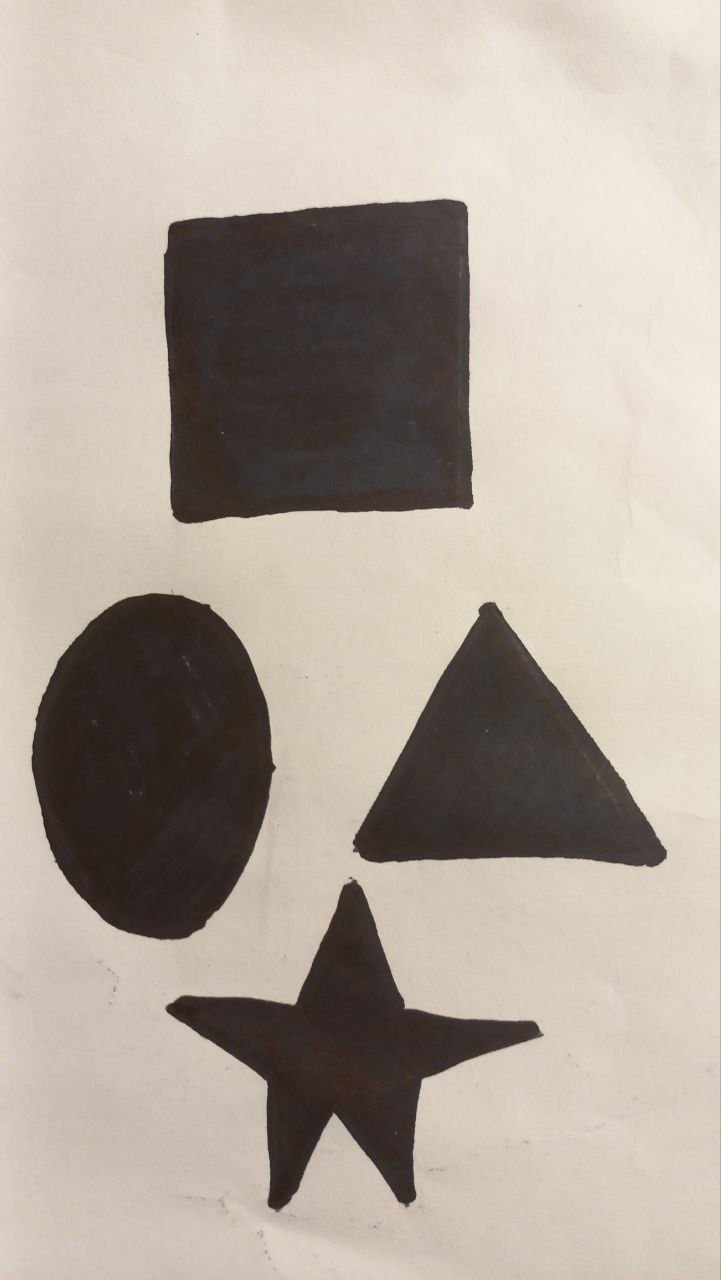
#> input picture Images/figures.png, 721 x 1280 px, found by its file name
$ python HW_lesson5.py
#> lines starting #> are read from the running program, lines starting #| are printed output that depends on the picture; after the words box and inside, x2 and y2 are one past the last pixel; in counts of white or black regions, pixels touching at a corner belong together
import cv2
import numpy as np
img = cv2.imread('Images/figures.png')
#> img is the input picture: shape (1280, 721, 3); mean B, G, R 155.3, 166.4, 176.5
scale = 2
img = cv2.resize(img, (int(img.shape[1] // scale), int(img.shape[0] // scale)))
#> img: shape (640, 360, 3)
img_copy = img.copy()
img = cv2.GaussianBlur(img, (7,7), 2)
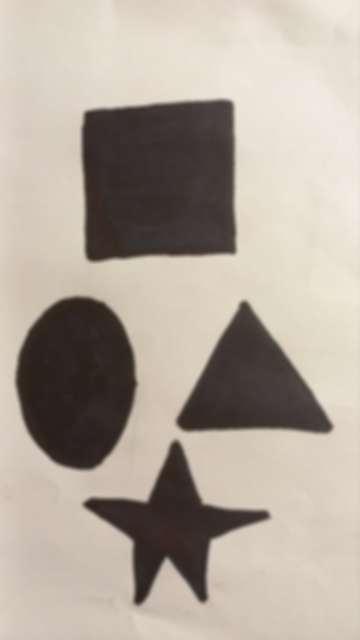
#> img: shape (640, 360, 3); mean B, G, R 155.4, 166.4, 176.6
img = cv2.cvtColor(img, cv2.COLOR_BGR2HSV)
#> img: shape (640, 360, 3); mean H, S, V 15, 36, 176.6

lower = np.array([0, 40, 0])
upper = np.array([179, 255, 255])
mask = cv2.inRange(img, lower, upper)
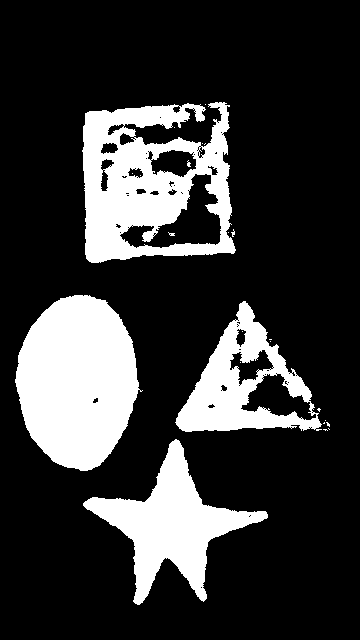
#> mask: shape (640, 360); 21.5% white; 24 white regions (20 under 20 px)
result = cv2.bitwise_and(img, img, mask=mask)
#> result: shape (640, 360, 3); mean H, S, V 2, 13.5, 12.5

contours, _ = cv2.findContours(mask, cv2.RETR_EXTERNAL, cv2.CHAIN_APPROX_SIMPLE)
#> contours = 18 contours, 14 with area under 20; largest, box (x1, y1, x2, y2) and area: (82, 102, 236, 263) 19461, (15, 295, 143, 471) 16184, (175, 301, 322, 432) 10058, (83, 439, 268, 605) 9761

for cnt in contours:
    area = cv2.contourArea(cnt)
    if area > 1000:
        x, y, w, h = cv2.boundingRect(cnt)
        cv2.rectangle(img_copy, (x, y), (x + w, y + h), (0, 255, 0), 2)
        text_y = y - 5 if y - 5 > 10 else y + 15
        perimeter = cv2.arcLength(cnt, True)
        text = f'x: {x}, y: {y}, S: {int(area)}, P: {int(perimeter)}'
        M = cv2.moments(cnt)
        if M['m00'] != 0:
            cx = int(M['m10'] / M['m00'])
            cy = int(M['m01'] / M['m00'])
        aspect_ratio = round(w / h, 2)
        compactness = round((4 * np.pi * area) / (perimeter **2), 2)
        approx = cv2.approxPolyDP(cnt, 0.01 * perimeter, True)
        if len(approx) == 4:
            shape = 'Quadrangle'
        elif len(approx) == 3:
            shape = 'Triangle'
        elif len(approx) > 8:
            shape = 'Oval'
        elif len(approx) == 5:
            shape = 'Pentagon/Star'
        else:
            shape = 'Another figure'

        cv2.rectangle(img_copy, (x, y), (x + w, y + h), (0, 255, 0), 1)
        cv2.circle(img_copy, (cx, cy), 3, (0, 0, 255), -1)
        cv2.putText(img_copy, text, (x, text_y), cv2.FONT_HERSHEY_COMPLEX_SMALL, 0.5, (0, 0, 255), 1)
        cv2.putText(img_copy, f'AR: {aspect_ratio}, C: {compactness}, Sh: {shape}',
                    (x, y - 25 if y - 25 > 10 else y), cv2.FONT_HERSHEY_COMPLEX_SMALL, 0.5, (0, 0, 255), 1)
#> this loop made 18 passes
#> (area, x, y, w, h, text_y, perimeter, text) on passes 1, 10, 11, 18: (9761, 83, 439, 185, 166, 434, 711.2, 'x: 83, y: 439, S: 9761, P: 711'), (10057.5, 175, 301, 147, 131, 296, 561.9, 'x: 175, y: 301, S: 10057, P: 561'), (16183.5, 15, 295, 128, 176, 290, 516.9, 'x: 15, y: 295, S: 16183, P: 516'), (19461, 82, 102, 154, 161, 97, 1055.1, 'x: 82, y: 102, S: 19461, P: 1055')
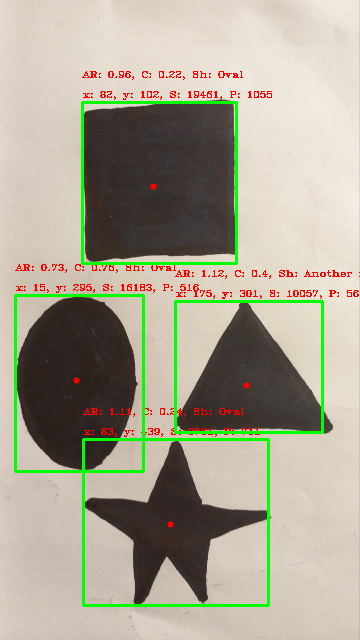
#> img_copy: shape (640, 360, 3); mean B, G, R 147.5, 166.1, 170.8


cv2.imshow('image copy', img_copy)
cv2.imshow('image', img)
cv2.waitKey(0)
cv2.destroyAllWindows()
cv2.imwrite('Images/result.jpg', img_copy)
